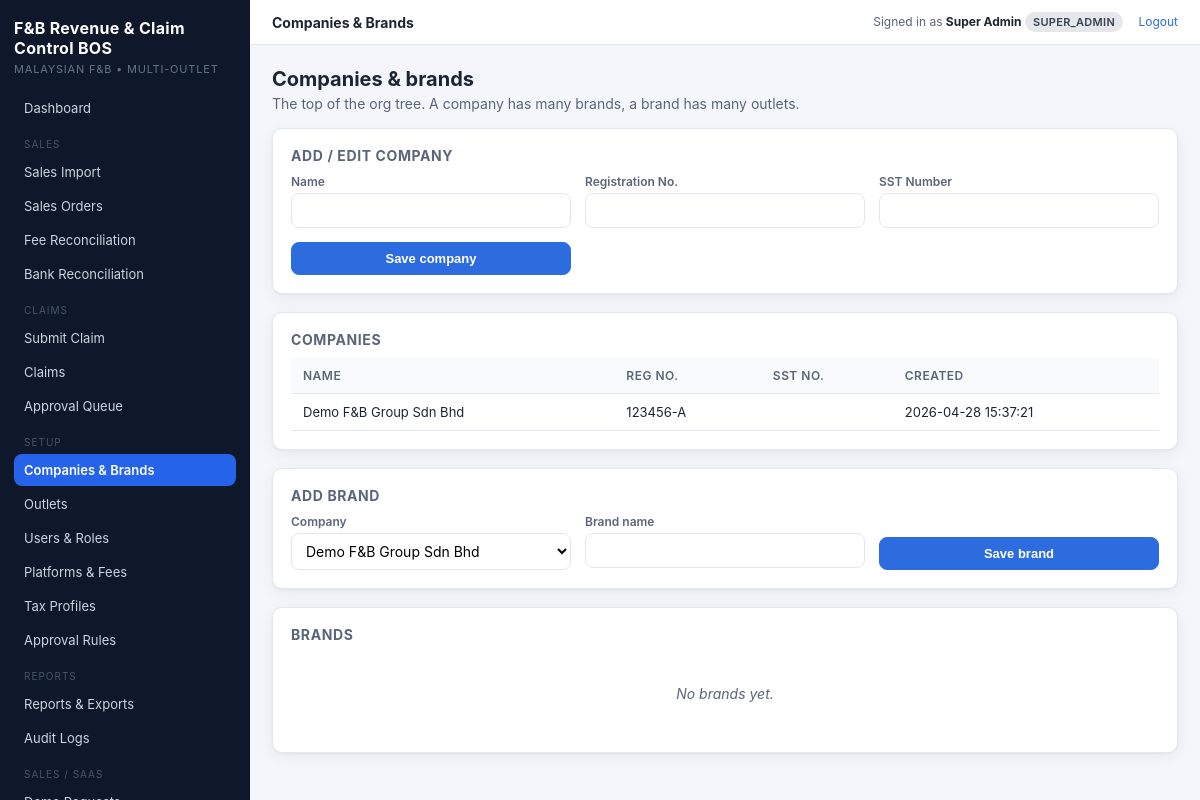
The app's page /public/pages/companies.php (signed in) with its own data.
### tables this page shows
CREATE TABLE IF NOT EXISTS companies (
  id              INT UNSIGNED NOT NULL AUTO_INCREMENT,
  name            VARCHAR(160) NOT NULL,
  registration_no VARCHAR(60)  NULL,
  sst_number      VARCHAR(60)  NULL,
  created_at      DATETIME NOT NULL,
  PRIMARY KEY (id)
);

### src/Support/helpers.php (called while the page is built, shortened)
<?php
function config(?string $key = null, $default = null)
{
    $cfg = $GLOBALS['fnbbos_config'] ?? [];
    $segments = explode('.', $key);
    $value = $cfg;
    foreach ($segments as $seg) {
        if (is_array($value) && array_key_exists($seg, $value)) {
            $value = $value[$seg];
        } else {
            return $default;
        }
    }
    return $value;
}
function db(): PDO
{
    if ($GLOBALS['fnbbos_pdo'] instanceof PDO) {
        return $GLOBALS['fnbbos_pdo'];
    }
    $c = config('db');
    $dsn = sprintf('mysql:host=%s;port=%d;dbname=%s;charset=%s',
        $c['host'], $c['port'], $c['name'], $c['charset']);
    $pdo = new PDO($dsn, $c['user'], $c['pass'], [
        PDO::ATTR_ERRMODE            => PDO::ERRMODE_EXCEPTION,
        PDO::ATTR_DEFAULT_FETCH_MODE => PDO::FETCH_ASSOC,
        PDO::ATTR_EMULATE_PREPARES   => false,
    ]);
    return $pdo;
}
function e(?string $value): string
{
    return htmlspecialchars((string)$value, ENT_QUOTES | ENT_SUBSTITUTE, 'UTF-8');
}

### src/Auth.php (called while the page is built, shortened)
<?php
final class Auth
{
    public static function companyId(): int
    {
        return (int)($_SESSION['auth']['company_id'] ?? 0);
    }
}

### public/pages/companies.php (the view, shortened to what this page needs)
<?php
$companies = db()->query('SELECT * FROM companies ORDER BY name')->fetchAll();
$brands    = db()->query('
    SELECT b.*, c.name AS company_name
    FROM brands b JOIN companies c ON c.id = b.company_id
    ORDER BY c.name, b.name')->fetchAll();
include __DIR__ . '/../partials/header.php';
?>
<div class="page-header"><div><h2>Companies &amp; brands</h2><p>The top of the org tree. A company has many brands, a brand has many outlets.</p></div></div>
<div class="card">
  <h3>Add / edit company</h3>
  <form method="post" class="form-grid">
    <div class="form-row"><label>Name</label><input type="text" name="name" required></div>
    <div class="form-row"><label>Registration No.</label><input type="text" name="registration_no"></div>
    <div class="form-row"><label>SST Number</label><input type="text" name="sst_number"></div>
    <div class="form-row" style="align-self:end;"><button class="btn btn--primary" type="submit">Save company</button></div>
  </form>
</div>
<div class="card">
  <h3>Companies</h3>
  <?php if (!$companies): ?><div class="empty">No companies yet.</div>
  <?php else: ?>
    <table class="data">
      <thead><tr><th>Name</th><th>Reg No.</th><th>SST No.</th><th>Created</th></tr></thead>
      <tbody><?php foreach ($companies as $c): ?>
        <tr>
          <td><?= e($c['name']) ?></td>
          <td><?= e($c['registration_no'] ?? '') ?></td>
          <td><?= e($c['sst_number'] ?? '') ?></td>
          <td><?= e($c['created_at']) ?></td>
        </tr>
      <?php endforeach; ?></tbody>
    </table>
  <?php endif; ?>
</div>
<div class="card">
  <h3>Add brand</h3>
  <form method="post" class="form-grid">
    <div class="form-row"><label>Company</label>
      <select name="company_id" required>
        <?php foreach ($companies as $c): ?>
          <option value="<?= (int)$c['id'] ?>" <?= $c['id']==Auth::companyId()?'selected':'' ?>><?= e($c['name']) ?></option>
        <?php endforeach; ?>
      </select>
    </div>
    <div class="form-row"><label>Brand name</label><input type="text" name="name" required></div>
    <div class="form-row" style="align-self:end;"><button class="btn btn--primary" type="submit">Save brand</button></div>
  </form>
</div>
<div class="card">
  <h3>Brands</h3>
  <?php if (!$brands): ?><div class="empty">No brands yet.</div>
  <?php endif; ?>
</div>
<?php include __DIR__ . '/../partials/footer.php'; ?>

### public/assets/css/app.css (style rules this page uses)
:root { --bg: #f4f6fb; --panel: #ffffff; --panel-border: #e3e7ef; --ink: #1d2433; --ink-soft: #5b657a; --primary: #2d6cdf; --primary-ink: #ffffff; --accent: #0e7c66; --danger: #dc2626; --warning: #ea8a00; --success: #16a34a; --shadow: 0 1px 2px rgba(15,23,42,.04), 0 4px 16px rgba(15,23,42,.06); --radius: 10px; }
* { box-sizing: border-box; }
html, body { margin: 0; padding: 0; }
body { font-family: -apple-system, BlinkMacSystemFont, "Segoe UI", Roboto, "Inter", sans-serif; background: var(--bg); color: var(--ink); font-size: 14px; }
.page-header { display: flex; justify-content: space-between; align-items: end; margin-bottom: 16px; gap: 12px; flex-wrap: wrap; }
.page-header h2 { margin: 0; font-size: 20px; }
.page-header p { margin: 4px 0 0; color: var(--ink-soft); }
.card { background: var(--panel); border: 1px solid var(--panel-border); border-radius: var(--radius); box-shadow: var(--shadow); padding: 18px; margin-bottom: 18px; }
.card h3 { margin: 0 0 10px; font-size: 14px; color: var(--ink-soft); text-transform: uppercase; letter-spacing: .6px; }
table.data { width: 100%; border-collapse: collapse; font-size: 13px; }
table.data th, table.data td { padding: 10px 12px; border-bottom: 1px solid var(--panel-border); text-align: left; }
table.data th { background: #f9fafc; font-weight: 600; font-size: 12px; color: var(--ink-soft); text-transform: uppercase; letter-spacing: .5px; }
.btn { display: inline-block; padding: 8px 14px; border-radius: 8px; font-size: 13px; cursor: pointer; border: 1px solid transparent; font-weight: 600; }
.btn--primary { background: var(--primary); color: var(--primary-ink); border-color: var(--primary); }
.form-grid { display: grid; grid-template-columns: repeat(auto-fit, minmax(220px, 1fr)); gap: 14px; }
.form-row { display: flex; flex-direction: column; gap: 4px; }
.form-row label { font-size: 12px; color: var(--ink-soft); font-weight: 600; }
.form-row input, .form-row select, .form-row textarea { padding: 8px 10px; border-radius: 8px; border: 1px solid var(--panel-border); background: #fff; font-size: 14px; font-family: inherit; }
.empty { text-align: center; color: var(--ink-soft); padding: 32px 12px; font-style: italic; }

### records on screen
companies: name "Demo F&B Group Sdn Bhd", registration_no "123456-A", created_at "2026-04-28 15:37:21"

### other values on screen
config('app.name') "F&B Revenue & Claim Control BOS"
$pageTitle "Companies & Brands"
Auth::user()['name'] "Super Admin"
Rbac::role() "SUPER_ADMIN"
form field company_id "Demo F&B Group Sdn Bhd"
